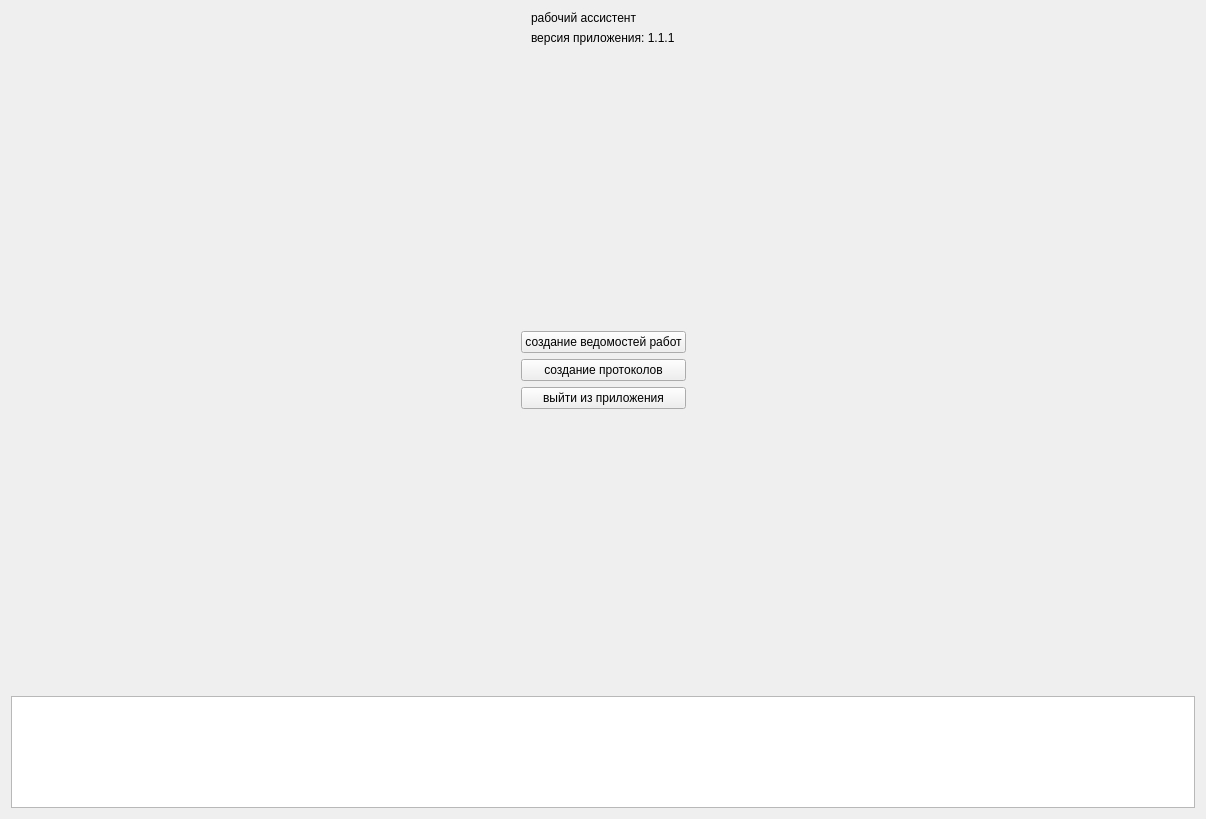
<?xml version="1.0" encoding="UTF-8"?>
<ui version="4.0">
 <class>MainMenuWidget</class>
 <widget class="QWidget" name="MainMenuWidget">
  <property name="geometry">
   <rect>
    <x>0</x>
    <y>0</y>
    <width>1206</width>
    <height>819</height>
   </rect>
  </property>
  <property name="windowTitle">
   <string>Form</string>
  </property>
  <layout class="QGridLayout" name="gridLayout">
   <item row="0" column="0">
    <layout class="QVBoxLayout" name="verticalLayout_3" stretch="0,5,0,5,2">
     <item>
      <layout class="QHBoxLayout" name="horizontalLayout_2">
       <item>
        <spacer name="horizontalSpacer_3">
         <property name="orientation">
          <enum>Qt::Orientation::Horizontal</enum>
         </property>
         <property name="sizeHint" stdset="0">
          <size>
           <width>40</width>
           <height>20</height>
          </size>
         </property>
        </spacer>
       </item>
       <item>
        <layout class="QVBoxLayout" name="verticalLayout">
         <item>
          <widget class="QLabel" name="lbl_app_title">
           <property name="text">
            <string>рабочий ассистент</string>
           </property>
          </widget>
         </item>
         <item>
          <widget class="QLabel" name="lbl_app_version">
           <property name="text">
            <string>версия приложения: 1.1.1</string>
           </property>
          </widget>
         </item>
        </layout>
       </item>
       <item>
        <spacer name="horizontalSpacer_4">
         <property name="orientation">
          <enum>Qt::Orientation::Horizontal</enum>
         </property>
         <property name="sizeHint" stdset="0">
          <size>
           <width>40</width>
           <height>20</height>
          </size>
         </property>
        </spacer>
       </item>
      </layout>
     </item>
     <item>
      <spacer name="verticalSpacer">
       <property name="orientation">
        <enum>Qt::Orientation::Vertical</enum>
       </property>
       <property name="sizeHint" stdset="0">
        <size>
         <width>20</width>
         <height>40</height>
        </size>
       </property>
      </spacer>
     </item>
     <item>
      <layout class="QHBoxLayout" name="horizontalLayout">
       <item>
        <spacer name="horizontalSpacer">
         <property name="orientation">
          <enum>Qt::Orientation::Horizontal</enum>
         </property>
         <property name="sizeHint" stdset="0">
          <size>
           <width>40</width>
           <height>20</height>
          </size>
         </property>
        </spacer>
       </item>
       <item>
        <layout class="QVBoxLayout" name="verticalLayout_2">
         <item>
          <widget class="QPushButton" name="psb_create_sheets">
           <property name="text">
            <string>создание ведомостей работ</string>
           </property>
          </widget>
         </item>
         <item>
          <widget class="QPushButton" name="psb_create_protocols">
           <property name="text">
            <string>создание протоколов</string>
           </property>
          </widget>
         </item>
         <item>
          <widget class="QPushButton" name="psb_exit">
           <property name="text">
            <string>выйти из приложения</string>
           </property>
          </widget>
         </item>
        </layout>
       </item>
       <item>
        <spacer name="horizontalSpacer_2">
         <property name="orientation">
          <enum>Qt::Orientation::Horizontal</enum>
         </property>
         <property name="sizeHint" stdset="0">
          <size>
           <width>40</width>
           <height>20</height>
          </size>
         </property>
        </spacer>
       </item>
      </layout>
     </item>
     <item>
      <spacer name="verticalSpacer_2">
       <property name="orientation">
        <enum>Qt::Orientation::Vertical</enum>
       </property>
       <property name="sizeHint" stdset="0">
        <size>
         <width>20</width>
         <height>40</height>
        </size>
       </property>
      </spacer>
     </item>
     <item>
      <widget class="QPlainTextEdit" name="pte_logs">
       <property name="minimumSize">
        <size>
         <width>0</width>
         <height>20</height>
        </size>
       </property>
       <property name="undoRedoEnabled">
        <bool>false</bool>
       </property>
       <property name="readOnly">
        <bool>true</bool>
       </property>
      </widget>
     </item>
    </layout>
   </item>
  </layout>
 </widget>
 <resources/>
 <connections/>
</ui>
